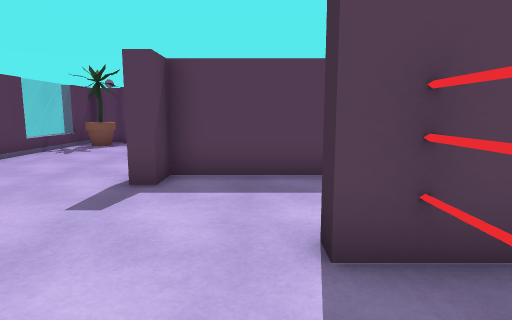
view 1 (above)

19 first-person views from a walk through a scene from a Unity 3-D project. The camera is 1.3 m above the floor, tilts 8° down and sees 75° across. Doors are open. The floor is counted in squares, 1 m on a side. Each view is taken from the middle of a square. On the plan, view 1 faces up. The plan holds only what a view shows up to about 14 squares ahead; the rest is blank. The place goes on beyond the plan. The player is left out. Some surface patterns are stand-ins.

view 2
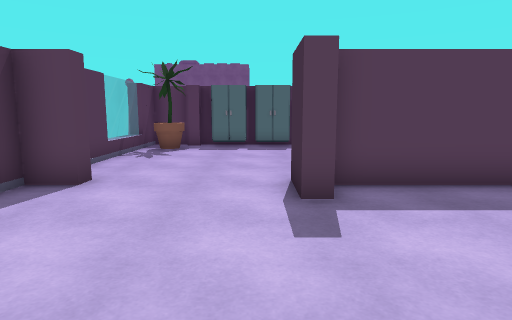

view 3
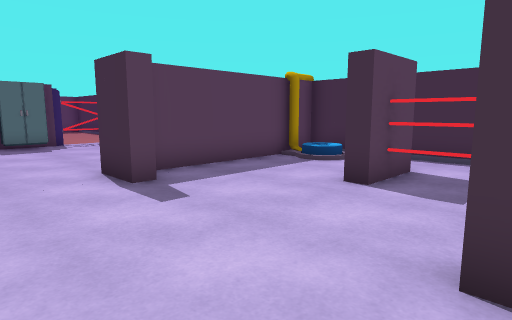

view 4
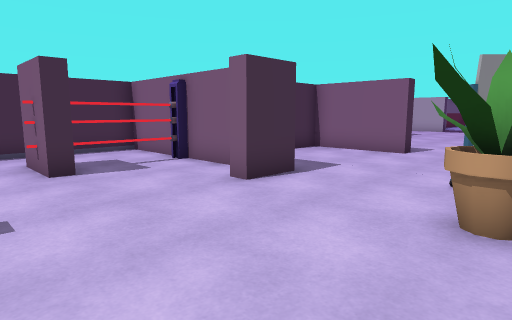

view 5
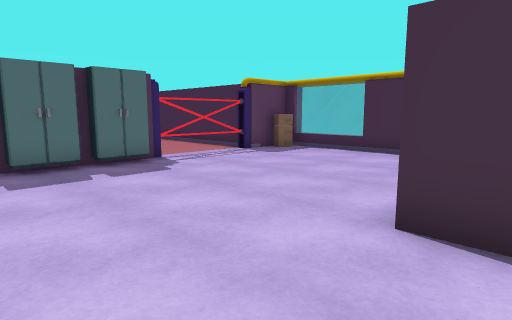

view 6
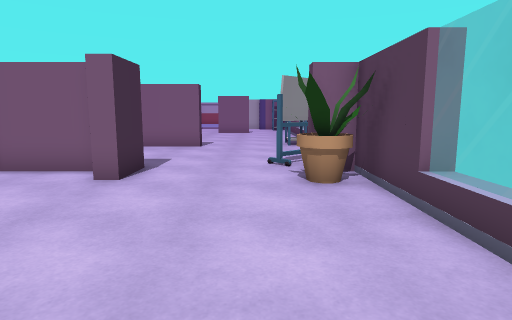

view 7
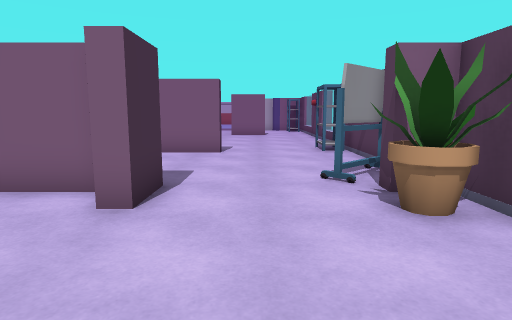

view 8
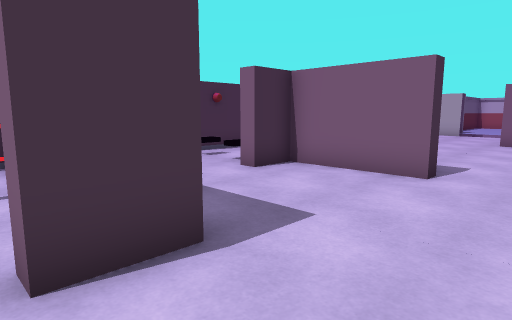

view 9
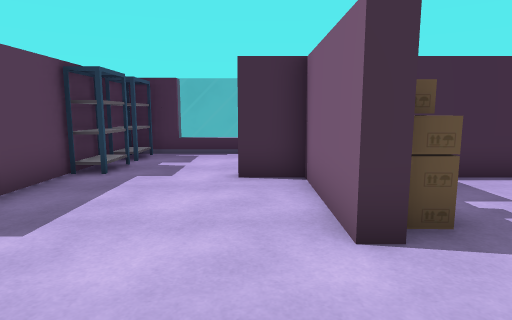

view 10
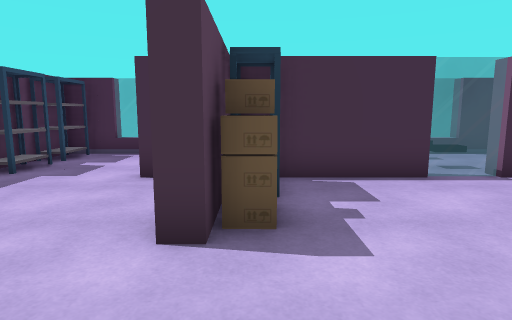

view 11
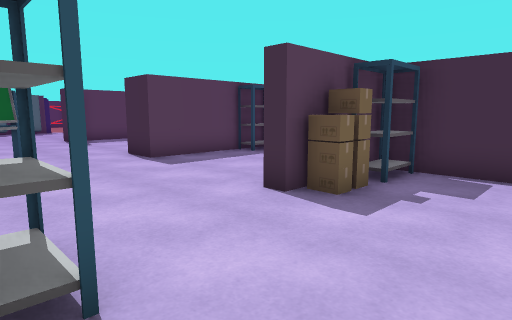

view 12
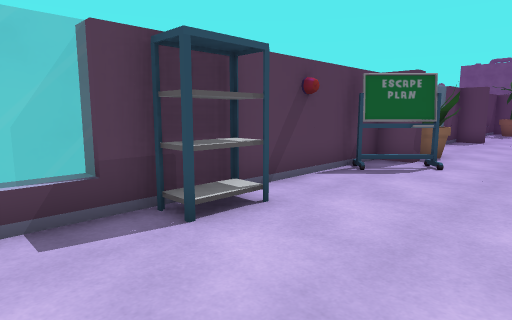

view 13
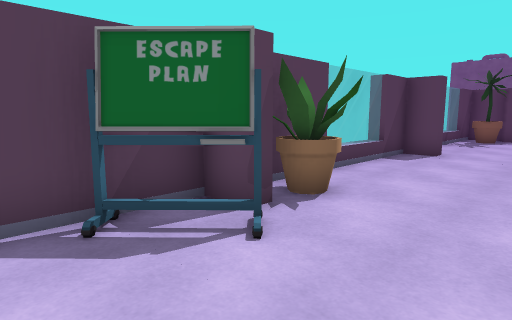

view 14
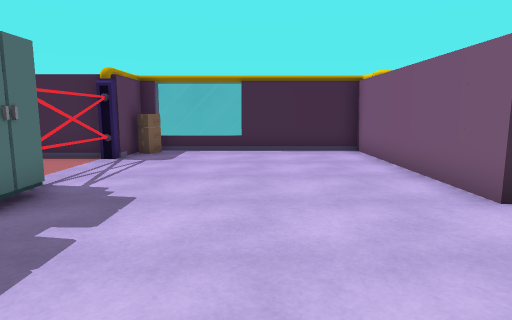

view 15
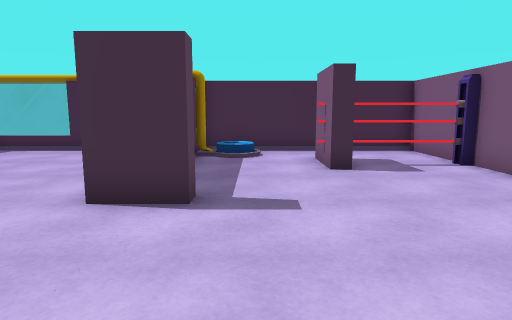

view 16
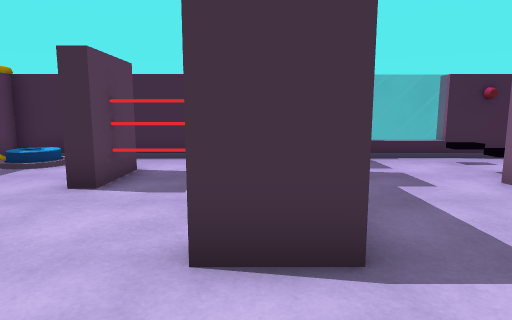

view 17
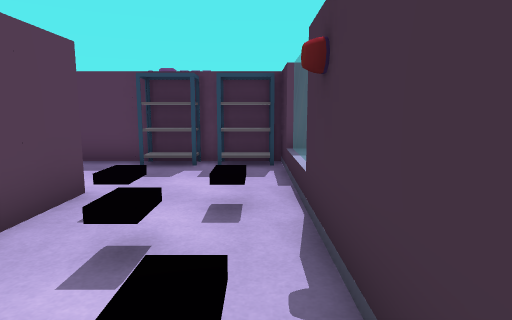

view 18
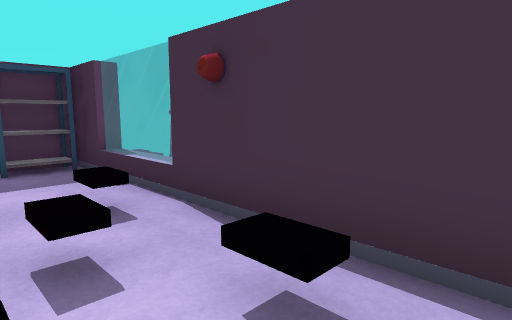

view 19
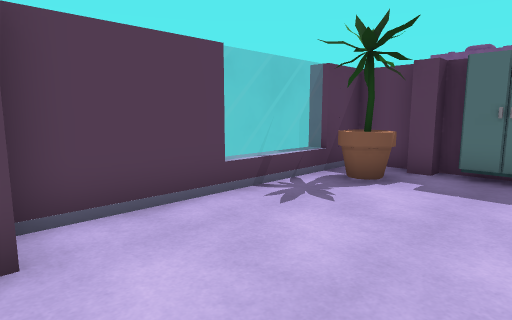

### Floor plan
Points are (right, up) in squares from view 1. A wall is a line through its corners. A room is listed if a view was taken in it or the views show most of it. See-through windows are left out.
Room 1 (views 1, 2, 3, 4, 5, 6, 7, 8, 9, 10, 11, 12, 13, 14, 15, 16, 17, 18, 19)
walls: (-1.4, -0.4) (1.2, -0.4) (1.2, -0.1) (1.8, -0.1); (2.8, 2.8) (0.7, 2.8) (0.7, 3.3) (2.8, 3.3); (2.1, -0.4) (4.7, -0.4) (4.7, 7) (-1.8, 7) (-1.8, 6) (-2.3, 6) (-2.3, 7.5) (4.7, 7.5) (4.7, 15) (2.5, 15) (2.5, 15.5); (2.5, -1) (2.5, -1.8) (1.2, -1.8) (1.2, -1); (-7.8, 2.5) (-7.2, 2.5) (-7.2, -0.4) (-6.2, -0.4) (-6.2, -0.9) (-7.2, -0.9) (-7.2, -8.5) (-7.8, -8.5); (-6.2, 7.5) (-6.2, 7) (-7.2, 7) (-7.2, 5.5) (-7.8, 5.5); (4.5, -1.8) (3, -1.8) (3, -1); (-7.2, 10.6) (-7.2, 7.5); (0.5, -7.4) (-0.9, -7.4) (-0.9, -6.6); (-7.1, -6.4) (-6.2, -6.4) (-6.2, -7.8) (-7.1, -7.8); (-1.6, 14.4) (-3, 14.4); (-3.4, 14.4) (-4.8, 14.4); (-0.9, 15) (-1.6, 15); (-3, 15) (-3.4, 15); (-5.3, 14.4) (-5.9, 14.4); (-4.8, 15) (-5.3, 15); (-5.8, 15) (-7.2, 15) (-7.2, 13.5) (-7.8, 13.5); (0.7, -10.5) (0.7, -6.5) (-2.8, -6.5) (-2.8, -6) (0.7, -6) (0.7, -4.6) (1.2, -4.6) (1.2, -6.5); (4.7, -9.8) (4.7, -0.9) (-2.3, -0.9) (-2.3, 0.6) (-1.8, 0.6)
objects: other object (-6, -2); flowerpot (-6, 0) to (-6, 1); flowerpot (-6, 13) to (-6, 14); other object (-2, -7); other object (4, 14) to (4, 15)

Positions as (right, up) in squares from view 1, and headings:
1: (0, 0), facing up
2: (-3, 1), facing up
3: (-5, 0), facing up-right
4: (-7, 5), facing down-right
5: (-6, 6), facing up-right
6: (-5, 7), facing down
7: (-4, 5), facing down
8: (-5, 1), facing down-right
9: (-6, -5), facing right
10: (-6, -7), facing right
11: (-7, -10), facing up-right
12: (-3, -10), facing up-left
13: (-3, -4), facing up-left
14: (-7, 11), facing right
15: (-7, 5), facing right
16: (-5, 0), facing right
17: (4, -10), facing up
18: (2, -10), facing up-right
19: (-3, 7), facing up-left
